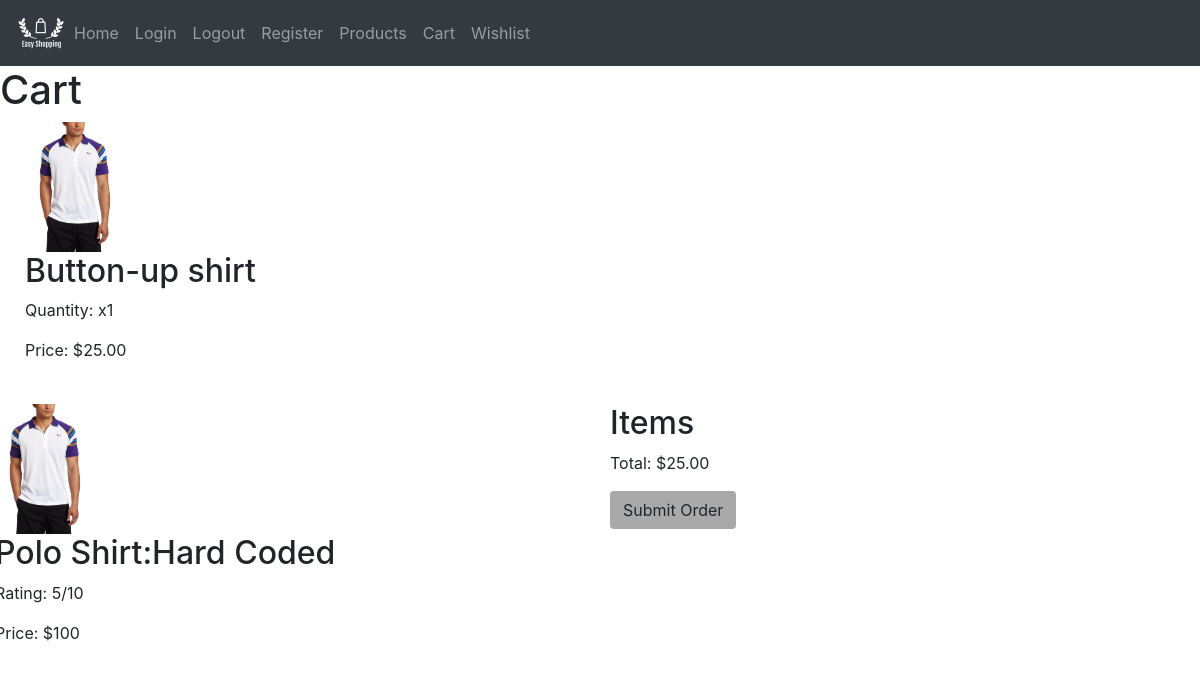
/cart, run on an earlier commit of the app's database.
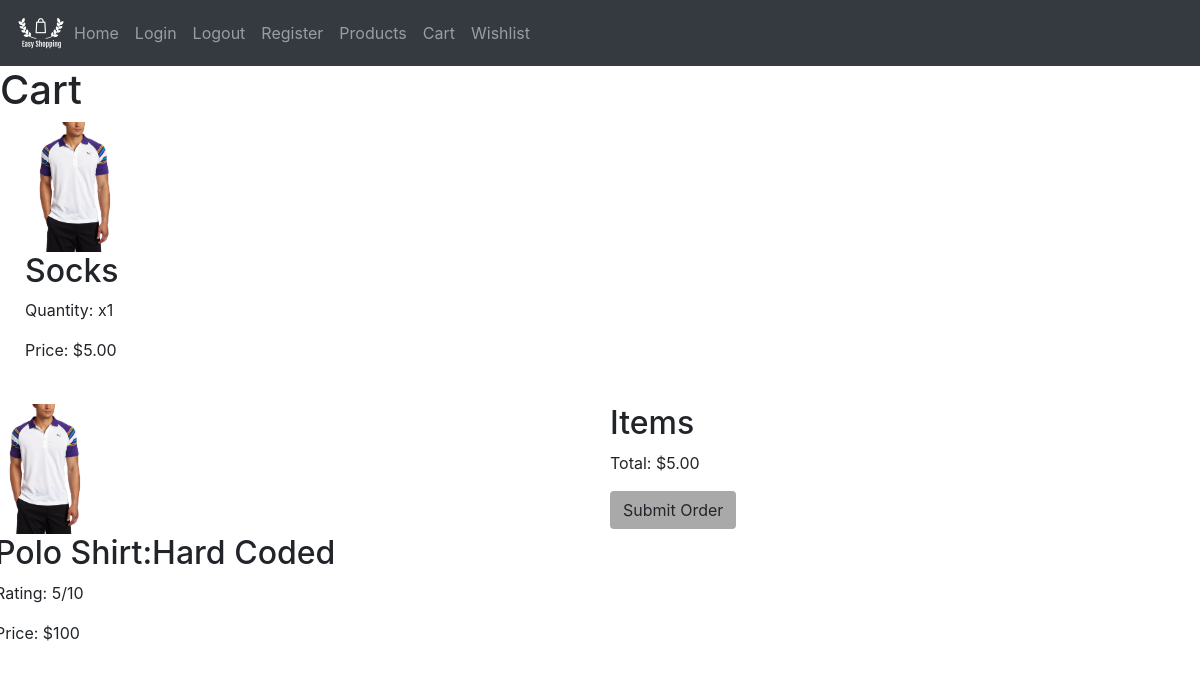
And on a later commit of the database.
### ShoppingApp/models.py (models this page shows)
class CartItem(db.Model):
    __tablename__ = 'cart_table'
    id = db.Column(db.Integer, primary_key=True)
    itemname = db.Column(db.String(64), unique=True, nullable=False)
    itemquantity = db.Column(db.Integer)
    itemprice = db.Column(db.Float)

### ShoppingApp/routes.py (the view)
@app.route('/cart', methods=['GET'])
def cart():
    title = 'Cart'
    cartitems = CartItem.query.all()
    totalprice = 0.00
    for item in cartitems:
        totalprice += (item.itemprice*item.itemquantity)
    return render_template('cart.html', cartitems=cartitems, title=title, totalprice=totalprice)

### ShoppingApp/templates/cart.html (shortened to what this page needs)
{% extends "base.html" %}
{% block content %}
<h1>{{title}}</h1>
{% for item in cartitems %}
<ul>
    <div class="row">
        <form action="" method="POST">
            <img src=/static/images/polo.jpg width=100px>
            <h2>{{item.itemname}}</h2>
            <p>Quantity: x{{item.itemquantity}}</p>
            <p>Price: ${{'%0.2f'|format(item.itemprice|float)}}</p>
        </form>
    </div>
</ul>
{% endfor %}
<div class="row">
    <div class="column">
        <img src=/static/images/polo.jpg width=100px>
        <h2>Polo Shirt:Hard Coded</h2>
        <p> Rating: 5/10</p>
        <p> Price: $100</p>
    </div>
    <div class="column">
        <h2>Items</h2>
        <p> Total: ${{'%0.2f'|format(totalprice|float)}}</p>
        <button class="btn" style="background-color: darkgray;">Submit Order</button>
    </div>
</div>
{% endblock content %}

### ShoppingApp/templates/base.html (shortened to what this page needs)
<!DOCTYPE html>
<html lang="en" dir="ltr">
    <link rel ='stylesheet' href ="static/css/main.css" >
    <link rel="stylesheet" href="https://stackpath.bootstrapcdn.com/bootstrap/4.3.1/css/bootstrap.min.css">
<head>
</head>
<nav class="navbar navbar-expand-md navbar-dark bg-dark top">
   <img class= "img" alt = "logo" src="static/images/logo.png" >
    <div class="collapse navbar-collapse" id="navbarsExampleDefault">
      <ul class="navbar-nav mr-auto">
        <li class="nav-item"><a class="nav-link"  href = "{{ url_for('home') }}">Home <span class="sr-only">(current)</span></a></li>
        <li class="nav-item"><a class="nav-link"  href = "{{ url_for('login') }}" >Login</a></li>
        <li class="nav-item"><a class="nav-link"  href = "{{ url_for('logout') }}" >Logout</a></li>
        <li class="nav-item"><a class="nav-link"  href = "{{ url_for('register') }}">Register</a></li>
        <li class="nav-item"><a class="nav-link"  href = "{{ url_for('product') }}" >Products</a></li>
        <li class="nav-item"><a class="nav-link"  href = "{{ url_for('cart') }}">Cart</a></li>
        <li class="nav-item"><a class="nav-link"  href = "{{ url_for('wishlist') }}">Wishlist</a></li>
      </ul>
        </div>
  </nav>
<body>
    {% block content %}{% endblock %}
</body>
</html>

### ShoppingApp/static/css/main.css (style rules this page uses)
.img { height: 50px; width: 50px; }
.column { float: center; width: 50%; padding: 10px; }
.row:after { content: ""; display: table; clear: both; }
body { background-position: center; background-repeat: no-repeat; background-size: cover; position: relative; }
.btn { background-color: black; color: black; font-size: 16px; padding: 12px 24px; border: none; cursor: pointer; border-radius: 5px; }

What changed in the data, as far as the page shows it:
changed CartItem: itemname "Button-up shirt" → "Socks"; itemprice "25.00" → "5.00"
Also different on the page:
{{ '%0.2f'|format(totalprice|float) }}: "25.00" → "5.00"
